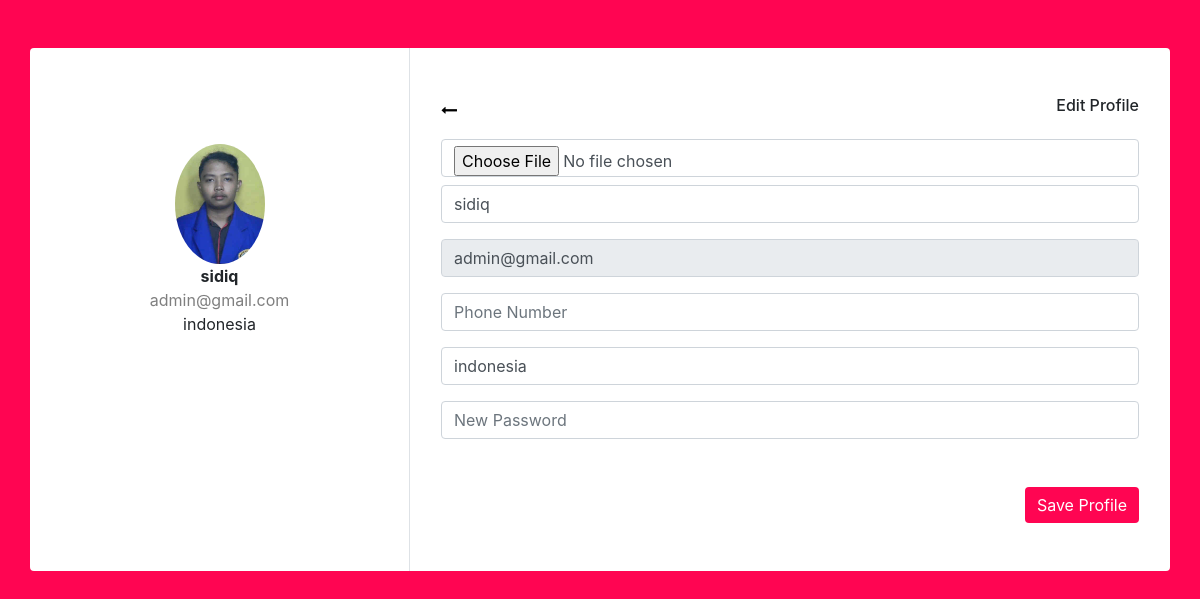
Screenshot of /?id=edit-profile (signed in) with the database file from the repository.
### tables this page shows
CREATE TABLE `profile` (
  `id_profile` int(50) NOT NULL AUTO_INCREMENT,
  `id_user` int(25) DEFAULT NULL,
  `fullname` varchar(24) DEFAULT NULL,
  `gender` char(2) DEFAULT NULL,
  `phone` varchar(14) DEFAULT NULL,
  `country` varchar(24) DEFAULT NULL,
  `imgprofile` varchar(30) DEFAULT NULL,
  `create_at` datetime DEFAULT CURRENT_TIMESTAMP,
  PRIMARY KEY (`id_profile`),
  KEY `profile_ibfk_1` (`id_user`),
  CONSTRAINT `profile_ibfk_1` FOREIGN KEY (`id_user`) REFERENCES `user` (`id_user`) ON DELETE CASCADE ON UPDATE CASCADE
);

CREATE TABLE `user` (
  `id` int(50) NOT NULL AUTO_INCREMENT,
  `id_user` int(25) NOT NULL,
  `username` varchar(30) NOT NULL,
  `password` varchar(255) NOT NULL,
  `level` enum('master','client') DEFAULT 'client',
  PRIMARY KEY (`id_user`,`username`),
  KEY `id` (`id`)
);

### config.php (called while the page is built, shortened)
<?php
$domain = $RSHH = "http://localhost:8888/basdat/";
?>

### profile/edit-profile.php (the view, shortened to what this page needs)
<?php
$Fprofile=mysqli_query($conn,"SELECT `user`.`username`, `profile`.`fullname`, `profile`.`phone`, `profile`.`country`, `profile`.`imgprofile` FROM `user` LEFT JOIN `profile` ON `profile`.`id_user` = `user`.`id_user` WHERE `user`.`id_user` = '$iduser'");
?>
<!doctype html>
<html>
<head>
    <link href='https://stackpath.bootstrapcdn.com/bootstrap/4.4.1/css/bootstrap.min.css' rel='stylesheet'>
    <link href='https://cdnjs.cloudflare.com/ajax/libs/font-awesome/4.7.0/css/font-awesome.min.css' rel='stylesheet'>
</head>
<?php
while($profile=mysqli_fetch_array($Fprofile)){
?>
<body oncontextmenu='return false' class='snippet-body'>
    <div class="container rounded bg-white mt-5">
        <div class="row">
            <div class="col-md-4 border-right">
                <div class="d-flex flex-column align-items-center text-center p-3 py-5"><img class="rounded-circle mt-5"
                        src="<?php echo $profile['imgprofile']; ?> " width="90"><span class="font-weight-bold"><?php echo $profile['fullname']; ?></span><span
                        class="text-black-50"><?php echo $profile['username']; ?></span><span><?php echo $profile['country']; ?></span></div>
            </div>
            <div class="col-md-8">
                <div class="p-3 py-5">
                    <div class="d-flex justify-content-between align-items-center mb-3">
                        <div class="d-flex flex-row align-items-center back">
                            <a href="<?php echo $domain."?id=user";?>"><i class="fa fa-long-arrow-left mr-1 mb-1"></i>
                            </a>
                        </div>
                        <h6 class="text-right">Edit Profile</h6>
                    </div>
                    <form method="POST" href="<?php echo $domain."?id=edit-profile";?>" enctype="multipart/form-data">
                    <div class="row mt-2">
                        <div class="col-md-12"><input type="file" class="form-control" name="pict">
                                </div>
                    </div>
                    <div class="row mt-2">
                        <div class="col-md-12"><input type="text" class="form-control" placeholder="Full Name" name="fullname"
                                value="<?php echo $profile['fullname']; ?>"></div>
                    </div>
                    <div class="row mt-3">
                        <div class="col-md-12"><input type="email" class="form-control" placeholder="Email"
                                value="<?php echo $profile['username'];?>" readonly></div>
                    </div>
                    <div class="row mt-3">
                        <div class="col-md-12"><input type="number" class="form-control" placeholder="Phone Number" name="fullnumber"
                                value="<?php echo $profile['phone']; ?>"></div>
                    </div>
                    <div class="row mt-3">
                        <div class="col-md-12"><input type="text" class="form-control" placeholder="Country" name="country"
                                value="<?php echo $profile['country']; ?>"></div>
                    </div>
                    <div class="row mt-3">
                        <div class="col-md-12"><input type="password" class="form-control" placeholder="New Password" name="password"></div>
                    </div>
                    <div class="mt-5 text-right"><button class="btn btn-primary profile-button" type="submit">Save
                            Profile</button></div>
                    </form>
                </div>
            </div>
        </div>
    </div>
</body>
<?php } ?>
</html>

### profile/edit-profile.php (style rules this page uses)
body { background: #ff0552; }
.profile-button { background: #ff0552; box-shadow: none; border: none; }
.back i, .back h6 { text-decoration: none; color: black; }

### rows the page displays
profile: imgprofile (picture), fullname "sidiq", user.username "admin@gmail.com", country "indonesia", username "admin@gmail.com"
